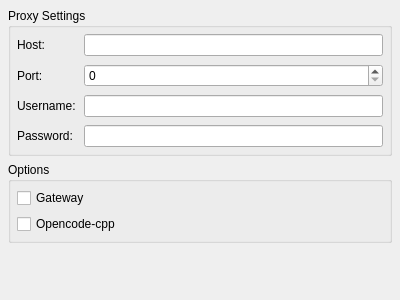
<?xml version="1.0" encoding="UTF-8"?>
<ui version="4.0">
 <class>ProxyTab</class>
 <widget class="QWidget" name="ProxyTab">
  <property name="geometry">
   <rect>
    <x>0</x>
    <y>0</y>
    <width>400</width>
    <height>300</height>
   </rect>
  </property>
  <property name="windowTitle">
   <string>Form</string>
  </property>
  <layout class="QVBoxLayout" name="verticalLayout">
   <property name="leftMargin">
    <number>8</number>
   </property>
   <property name="topMargin">
    <number>8</number>
   </property>
   <property name="rightMargin">
    <number>8</number>
   </property>
   <property name="bottomMargin">
    <number>8</number>
   </property>
   <item>
    <widget class="QGroupBox" name="proxyGroup">
     <property name="title">
      <string>Proxy Settings</string>
     </property>
     <layout class="QVBoxLayout" name="verticalLayout_2">
      <property name="spacing">
       <number>8</number>
      </property>
      <property name="leftMargin">
       <number>6</number>
      </property>
      <property name="topMargin">
       <number>6</number>
      </property>
      <property name="rightMargin">
       <number>6</number>
      </property>
      <property name="bottomMargin">
       <number>6</number>
      </property>
      <item>
       <layout class="QFormLayout" name="formLayout">
        <property name="horizontalSpacing">
         <number>8</number>
        </property>
        <property name="verticalSpacing">
         <number>8</number>
        </property>
        <item row="0" column="0">
         <widget class="QLabel" name="label_host">
          <property name="text">
           <string>Host:</string>
          </property>
         </widget>
        </item>
        <item row="0" column="1">
         <widget class="QLineEdit" name="host"/>
        </item>
        <item row="1" column="0">
         <widget class="QLabel" name="label_port">
          <property name="text">
           <string>Port:</string>
          </property>
         </widget>
        </item>
        <item row="1" column="1">
         <widget class="QSpinBox" name="port">
          <property name="minimumSize">
           <size>
            <width>80</width>
            <height>0</height>
           </size>
          </property>
          <property name="maximum">
           <number>65535</number>
          </property>
         </widget>
        </item>
        <item row="2" column="0">
         <widget class="QLabel" name="label_username">
          <property name="text">
           <string>Username:</string>
          </property>
         </widget>
        </item>
        <item row="2" column="1">
         <widget class="QLineEdit" name="username"/>
        </item>
        <item row="3" column="0">
         <widget class="QLabel" name="label_password">
          <property name="text">
           <string>Password:</string>
          </property>
         </widget>
        </item>
        <item row="3" column="1">
         <widget class="QLineEdit" name="password">
          <property name="echoMode">
           <enum>QLineEdit::Password</enum>
          </property>
         </widget>
        </item>
       </layout>
      </item>
     </layout>
    </widget>
   </item>
   <item>
    <widget class="QGroupBox" name="optionsGroup">
     <property name="title">
      <string>Options</string>
     </property>
     <layout class="QVBoxLayout" name="verticalLayout_3">
      <property name="leftMargin">
       <number>6</number>
      </property>
      <property name="topMargin">
       <number>6</number>
      </property>
      <property name="rightMargin">
       <number>6</number>
      </property>
      <property name="bottomMargin">
       <number>6</number>
      </property>
      <item>
       <widget class="QCheckBox" name="gateway">
        <property name="text">
         <string>Gateway</string>
        </property>
       </widget>
      </item>
      <item>
       <widget class="QCheckBox" name="opencodeCpp">
        <property name="text">
         <string>Opencode-cpp</string>
        </property>
       </widget>
      </item>
     </layout>
    </widget>
   </item>
   <item>
    <spacer name="verticalSpacer">
     <property name="orientation">
      <enum>Qt::Vertical</enum>
     </property>
     <property name="sizeHint" stdset="0">
      <size>
       <width>20</width>
       <height>40</height>
      </size>
     </property>
    </spacer>
   </item>
  </layout>
 </widget>
 <resources/>
 <connections/>
</ui>
